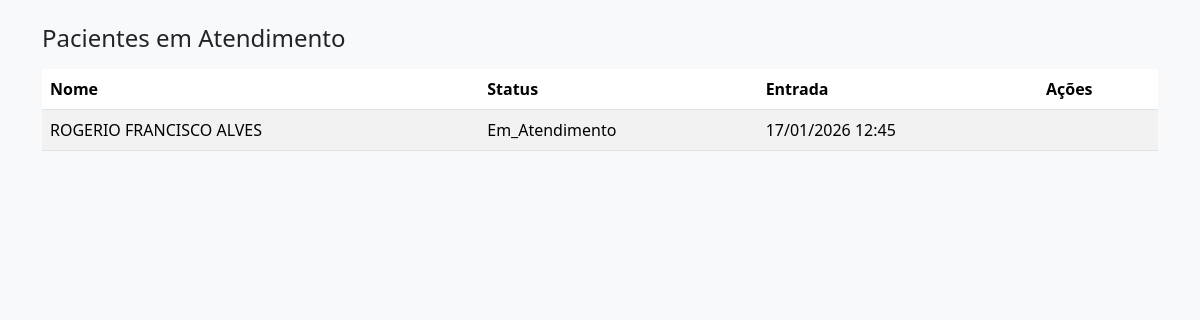
/medico/lista_pacientes/ (signed in), run on the app's committed database.
### triagem/models.py (models this page shows, shortened)
class FilaTriagem(models.Model):
    STATUS_CHOICES = [
        ('aguardando_medico', 'Aguardando Médico'),
        ('em_atendimento', 'Em Atendimento'),
        ('finalizado', 'Finalizado'),
    ]
    paciente = models.ForeignKey(Paciente, on_delete=models.CASCADE)
    data_entrada = models.DateTimeField(auto_now_add=True)
    atendido = models.BooleanField(default=False)
    status = models.CharField(max_length=20, choices=STATUS_CHOICES, default='aguardando_medico')

### paciente/models.py (models this page shows, shortened)
class Paciente(models.Model):
    nome = models.CharField(max_length=100)
    nome_social = models.CharField(max_length=100, blank=True, null=True)
    nome_mae = models.CharField(max_length=100)
    nome_pai = models.CharField(max_length=100, blank=True, null=True)
    cpf = models.CharField(
        max_length=14,
        unique=True,
        validators=[
            RegexValidator(
                r'^\d{3}\.\d{3}\.\d{3}-\d{2}$',
                'CPF inválido! Use XXX.XXX.XXX-XX'
            )
        ]
    )
    data_nascimento = models.DateField()
    SEXO_BIOLOGICO_CHOICES = [
        ('M', 'Masculino'),
        ('F', 'Feminino'),
        ('I', 'Intersexo'),
    ]
    sexo_biologico = models.CharField(max_length=1, choices=SEXO_BIOLOGICO_CHOICES)
    identidade_genero = models.CharField(max_length=50)
    orientacao_sexual = models.CharField(max_length=50)
    NACIONALIDADE_CHOICES = [
        ('BRASILEIRA', 'Brasileira'),
        ('ARGENTINA', 'Argentina'),
        ('BOLIVIANA', 'Boliviana'),
        ('CHILENA', 'Chilena'),
        ('COLOMBIANA', 'Colombiana'),
        ('PARAGUAIA', 'Paraguaia'),
        ('PERUANA', 'Peruana'),
        ('URUGUAIA', 'Uruguaia'),
        ('VENEZUELANA', 'Venezuelana'),
        ('OUTRA', 'Outra'),
    ]
    nacionalidade = models.CharField(
        max_length=20,
        choices=NACIONALIDADE_CHOICES,
        default='BRASILEIRA'
    )
    naturalidade = models.CharField(max_length=100)
    RACA_COR_CHOICES = [
        ('BRANCA', 'Branca'),
        ('PRETA', 'Preta'),
        ('PARDA', 'Parda'),
        ('AMARELA', 'Amarela'),
        ('INDIGENA', 'Indígena'),
    ]
    raca_cor = models.CharField(max_length=10, choices=RACA_COR_CHOICES)
    ESTADO_CIVIL_CHOICES = [
        ('SOLTEIRO', 'Solteiro(a)'),
        ('CASADO', 'Casado(a)'),
        ('DIVORCIADO', 'Divorciado(a)'),
        ('VIUVO', 'Viúvo(a)'),
        ('UNIAO_ESTAVEL', 'União Estável'),
    ]
    estado_civil = models.CharField(max_length=20, choices=ESTADO_CIVIL_CHOICES)
    ESCOLARIDADE_CHOICES = [
        ('SEM_INSTRUCAO', 'Sem instrução'),
        ('FUNDAMENTAL_INCOMPLETO', 'Fundamental incompleto'),
        ('FUNDAMENTAL_COMPLETO', 'Fundamental completo'),
        ('MEDIO_INCOMPLETO', 'Médio incompleto'),
        ('MEDIO_COMPLETO', 'Médio completo'),
        ('SUPERIOR_INCOMPLETO', 'Superior incompleto'),
        ('SUPERIOR_COMPLETO', 'Superior completo'),
        ('POS_GRADUACAO', 'Pós-graduação'),
        ('MESTRADO', 'Mestrado'),
        ('DOUTORADO', 'Doutorado'),
    ]
    escolaridade = models.CharField(max_length=30, choices=ESCOLARIDADE_CHOICES)
    profissao = models.CharField(max_length=50)
    rg = models.CharField(max_length=20)
    orgao_emissor = models.CharField(max_length=10)
    UF_CHOICES = [
        ('AC','AC'), ('AL','AL'), ('AP','AP'), ('AM','AM'),
        ('BA','BA'), ('CE','CE'), ('DF','DF'), ('ES','ES'),
        ('GO','GO'), ('MA','MA'), ('MT','MT'), ('MS','MS'),
        ('MG','MG'), ('PA','PA'), ('PB','PB'), ('PR','PR'),
        ('PE','PE'), ('PI','PI'), ('RJ','RJ'), ('RN','RN'),
        ('RS','RS'), ('RO','RO'), ('RR','RR'), ('SC','SC'),
        ('SP','SP'), ('SE','SE'), ('TO','TO'),
    ]
    uf_rg = models.CharField(max_length=2, choices=UF_CHOICES)
    cep = models.CharField(
        max_length=9,
        validators=[
            RegexValidator(
                r'^\d{5}-\d{3}$',
                'CEP inválido! Use XXXXX-XXX'
            )
        ]
    )
    endereco = models.CharField(max_length=100)
    numero = models.CharField(max_length=10)
    complemento = models.CharField(max_length=50, blank=True, null=True)
    bairro = models.CharField(max_length=50)
    municipio = models.CharField(max_length=50)
    uf = models.CharField(max_length=2, choices=UF_CHOICES)
    ZONA_CHOICES = [
        ('URBANA', 'Urbana'),
        ('RURAL', 'Rural'),
    ]
    zona = models.CharField(max_length=6, choices=ZONA_CHOICES)
    telefone_fixo = models.CharField(
        max_length=15,
        blank=True,
        null=True,
        validators=[
            RegexValidator(
                r'^\(\d{2}\)\s\d{4}-\d{4}$',
                'Telefone inválido! Use (XX) XXXX-XXXX'
            )
        ]
    )
    celular = models.CharField(
        max_length=15,
        validators=[
            RegexValidator(
                r'^\(\d{2}\)\s\d{5}-\d{4}$',
                'Celular inválido! Use (XX) XXXXX-XXXX'
            )
        ]
    )
    whatsapp = models.BooleanField(default=False)
    email = models.EmailField(blank=True, null=True)
    cartao_sus = models.CharField(max_length=18, blank=True, null=True)
    criado_por = models.ForeignKey(
        User,
        on_delete=models.SET_NULL,
        null=True,
        blank=True,
        related_name='pacientes_criados'
    )
    data_criacao = models.DateTimeField(default=timezone.now, editable=False)
    data_atualizacao = models.DateTimeField(auto_now=True)

### medico/decorators.py (the view)
        def _wrapped_view(request, *args, **kwargs):
            if request.user.is_authenticated and (
                request.user.is_superuser or
                request.user.groups.filter(name__in=grupos).exists()
            ):
                return view_func(request, *args, **kwargs)
            raise PermissionDenied  # ← ISSO ativa o 403.html

### medico/views.py (called while the page is built)
@login_required
@grupo_requerido(['Medico'])
def lista_pacientes(request):
    pacientes_fila = FilaTriagem.objects.filter(
        status__in=['aguardando_medico', 'em_atendimento']
    ).order_by('data_entrada')
    return render(request, 'medico/lista_pacientes.html', {'pacientes_fila': pacientes_fila})

### medico/templates/medico/lista_pacientes.html (shortened to what this page needs)
<!DOCTYPE html>
<html lang="pt-br">
<head>
<link rel="stylesheet" href="https://cdn.jsdelivr.net/npm/bootstrap@5.3.2/dist/css/bootstrap.min.css">
</head>
<body class="bg-light">
<div class="container mt-4">
    <h4>Pacientes em Atendimento</h4>
    <table class="table table-striped mt-3">
        <thead>
            <tr>
                <th>Nome</th>
                <th>Status</th>
                <th>Entrada</th>
                <th>Ações</th>
            </tr>
        </thead>
        <tbody>
            {% for fila in pacientes_fila %}
            <tr>
                <td>{{ fila.paciente.nome }}</td>
                <td>{{ fila.status|title }}</td>
                <td>{{ fila.data_entrada|date:"d/m/Y H:i" }}</td>
                <td>
                </td>
            </tr>
            {% empty %}
            <tr>
                <td colspan="4" class="text-center">Nenhum paciente na fila.</td>
            </tr>
            {% endfor %}
        </tbody>
    </table>
</div>
</body>
</html>

### data on the page
FilaTriagem: paciente.nome "ROGERIO FRANCISCO ALVES", status "Em_Atendimento", data_entrada "17/01/2026 12:45"
